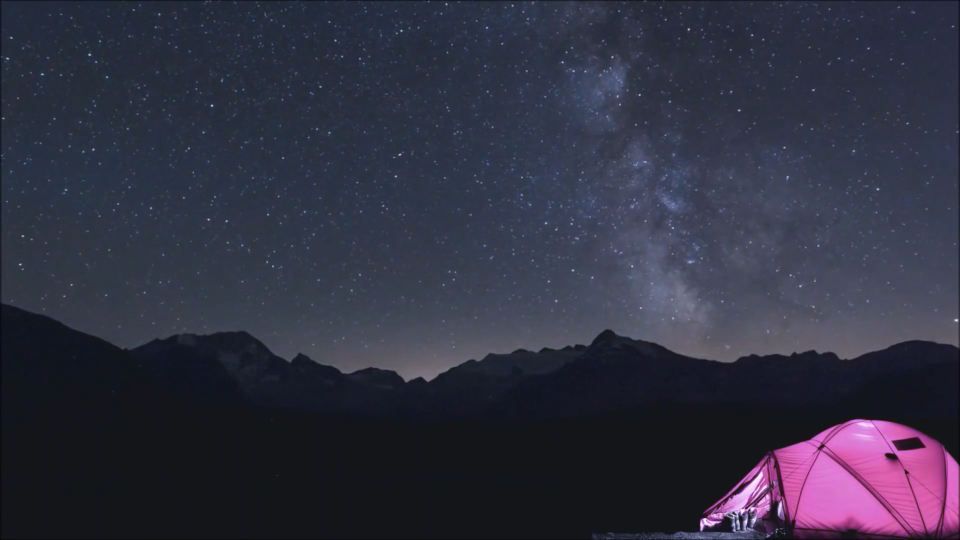
#> input picture Night_camp_images_1/1.png, 1920 x 1080 px, found by its file name (shown at 1/2 size); its folder holds only this picture in this run
$ jupyter execute --allow-errors Termproject.ipynb   (shell and % lines are left out)
#> lines starting #> are read from the running program, lines starting #| are printed output that depends on the picture; after the words box and inside, x2 and y2 are one past the last pixel; in counts of white or black regions, pixels touching at a corner belong together
# NIGHTSKY IMAGE ENHACEMENT

## Installations and importations

[cell 1]
import cv2
import numpy as np
import os
import matplotlib.pyplot as plt
import random
#%matplotlib ipympl
from ipynb.fs.full.triangle_matching import triangle_matching_fn

plot_no = 1

### Load images

[cell 2]
Image_Src_dir = 'Night_camp_images_1'
Image_files = os.listdir(Image_Src_dir)

#Image_files = [Image_files[0], Image_files[2], Image_files[3]]

IMAGES = []
for file in Image_files:
    IMAGES.append(cv2.imread(Image_Src_dir+"\\"+file))
    IMAGES[-1] = cv2.cvtColor(IMAGES[-1], cv2.COLOR_BGR2GRAY)
    IMAGES[-1] = np.array(IMAGES[-1], dtype=np.float_)/255

# Plot(1st image)
plt.figure(plot_no)
plot_no += 1
for image_no in range(len(IMAGES)):
    plt.subplot(3,2,image_no+1)
    plt.imshow(IMAGES[image_no])
    plt.xticks([])
    plt.yticks([])
#> this loop made 1 pass
plt.show()
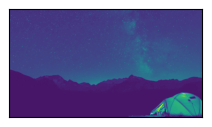
#> figure drawn by matplotlib, 1 panel

### Crop images if neccessary

[cell 3]
Crop_border_row = 350
Crop_border_col = 400
for image_no in range(len(IMAGES)):
    IMAGES[image_no] = IMAGES[image_no][Crop_border_row:IMAGES[image_no].shape[0]-Crop_border_row, Crop_border_col:IMAGES[image_no].shape[1]-Crop_border_col]
#> after the loop, IMAGES = 1 item


plt.figure(plot_no)
plot_no += 1
for image_no in range(len(IMAGES)):
    plt.subplot(3,2,image_no+1)
    plt.imshow(IMAGES[image_no])
    plt.xticks([])
    plt.yticks([])
plt.show()
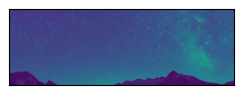
#> figure drawn by matplotlib, 1 panel

### Threshold

[cell 4]
Threshold = 0.6
for image_no in range(len(IMAGES)):
    IMAGES[image_no][IMAGES[image_no] < Threshold] = 0

plt.figure(plot_no)
plot_no += 1
for image_no in range(len(IMAGES)):
    plt.subplot(3,2,image_no+1)
    plt.imshow(IMAGES[image_no])
    plt.xticks([])
    plt.yticks([])
plt.show()
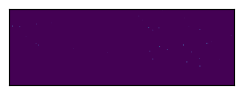
#> figure drawn by matplotlib, 1 panel

### Identify star locations

[cell 5]
STARS = [] #Store size and location of all stars

for image_no in range(len(IMAGES)):
    print("Locating stars in Image-",image_no+1)
    image_copy = np.copy(IMAGES[image_no])

    Star_indices = np.argwhere(image_copy)
    stars = []
    while(Star_indices.shape[0] != 0):
        Rand_pos = Star_indices[random.randrange(Star_indices.shape[0])]

        Up_shift = 0
        Right_shift = 0
        Down_shift = 0
        Left_shift = 0
        #Rand_pos = np.array([615, 1689], dtype=np.int_)
        while True:
            if(Rand_pos[0]-Up_shift != 0):
                if(np.any(image_copy[Rand_pos[0]-Up_shift, Rand_pos[1]-Left_shift:Rand_pos[1]+Right_shift+1])):
                    Up_shift = Up_shift+1
                    continue
            if(Rand_pos[1]+Right_shift != image_copy.shape[1]-1):
                if(np.any(image_copy[Rand_pos[0]-Up_shift:Rand_pos[0]+Down_shift+1, Rand_pos[1]+Right_shift])):
                    Right_shift = Right_shift+1
                    continue
            if(Rand_pos[0]+Down_shift != image_copy.shape[0]-1):
                if(np.any(image_copy[Rand_pos[0]+Down_shift, Rand_pos[1]-Left_shift:Rand_pos[1]+Right_shift+1])):
                    Down_shift = Down_shift+1
                    continue
            if(Rand_pos[1]-Left_shift != 0):
                if(np.any(image_copy[Rand_pos[0]-Up_shift:Rand_pos[0]+Down_shift+1, Rand_pos[1]-Left_shift])):
                    Left_shift = Left_shift+1
                    continue
            break

        #Find star size
        star_size = np.sum(image_copy[Rand_pos[0]-Up_shift:Rand_pos[0]+Down_shift+1, Rand_pos[1]-Left_shift:Rand_pos[1]+Right_shift+1])

        #Find star row
        star_row = np.dot(np.array(range(Rand_pos[0]-Up_shift, Rand_pos[0]+Down_shift+1)), np.sum(image_copy[Rand_pos[0]-Up_shift:Rand_pos[0]+Down_shift+1, Rand_pos[1]-Left_shift:Rand_pos[1]+Right_shift+1], axis=1))/star_size

        #Find star column
        star_col = np.dot(np.array(range(Rand_pos[1]-Left_shift, Rand_pos[1]+Right_shift+1)), np.sum(image_copy[Rand_pos[0]-Up_shift:Rand_pos[0]+Down_shift+1, Rand_pos[1]-Left_shift:Rand_pos[1]+Right_shift+1], axis=0))/star_size

        #Add star to list
        stars.append(np.array([star_size, star_row, star_col]))

        #Remove found star
        image_copy[Rand_pos[0]-Up_shift:Rand_pos[0]+Down_shift+1, Rand_pos[1]-Left_shift:Rand_pos[1]+Right_shift+1] = 0

        #New star indices
        Star_indices = np.argwhere(image_copy)

    #The array of all stars
    STARS.append(np.array(stars))
#> this loop made 1 pass
#| Locating stars in Image- 1
#> pass 1, `image_copy = np.copy(IMAGES[image_no])`:
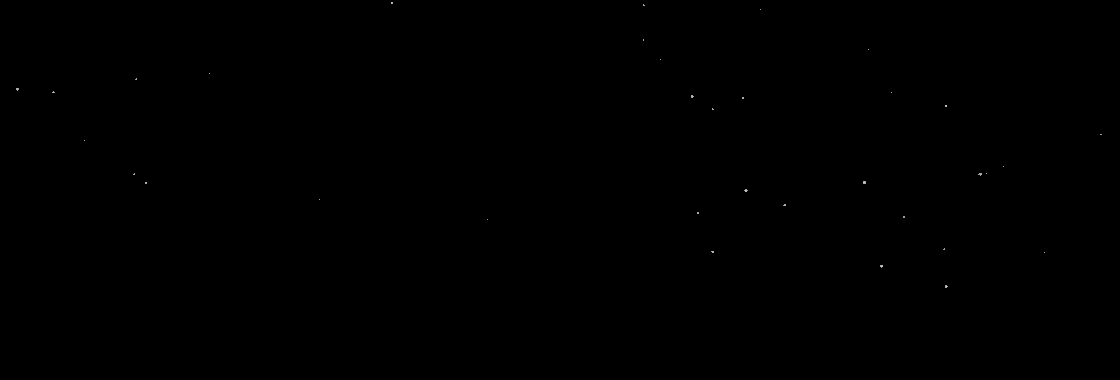
#> image_copy: shape (380, 1120) float64; min 0, max 0.804, mean 0.000187
#> after the loop: image_copy: shape (380, 1120) float64; 0.03% of pixels changed, all inside (x1, y1, x2, y2) = (16, 2, 1102, 288)
#> after the loop, STARS = 1 item

### Plot located stars

[cell 6]
Plot_length = 30


plt.figure(plot_no)
plot_no += 1
for image_no in range(len(IMAGES)):
    image_copy = IMAGES[image_no].copy()
    for star in STARS[image_no]:
        image_copy[max([round(star[1])-Plot_length, 0]) : min([round(star[1])+Plot_length+1, image_copy.shape[0]]),  round(star[2])-1:round(star[2])+2] = 1
        image_copy[round(star[1])-1:round(star[1])+2, max([round(star[2])-Plot_length, 0]) : min([round(star[2])+Plot_length+1, image_copy.shape[1]])] = 1
    plt.subplot(3,2,image_no+1)
    plt.imshow(image_copy)
    plt.xticks([])
    plt.yticks([])
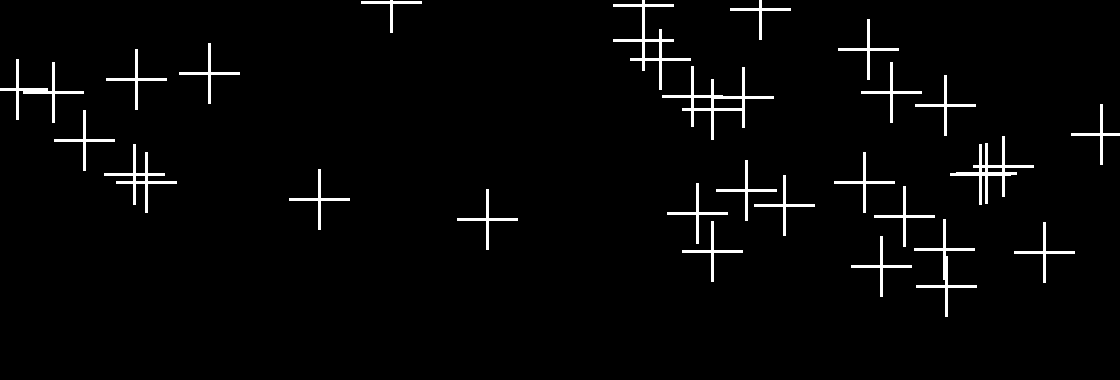
#> image_copy: shape (380, 1120) float64; values 0 (black) and 1 (white), 2.7% white; 25 white regions, largest, box (x1, y1, x2, y2) and area: (662, 66, 774, 140) 1029, (950, 136, 1034, 205) 925, (613, 0, 691, 90) 900
plt.show()

### Sorting the stars based on size

[cell 7]
for image_no in range(len(STARS)):
    STARS[image_no] = STARS[image_no][np.argsort(STARS[image_no][:,0])[::-1],:]

### Forming the triangles

[cell 8]
Num_stars = 20

def Compute_dist(point1, point2):
    return np.sqrt( (point1[0]-point2[0])**2 + (point1[1]-point2[1])**2 )

TRIANGLES = []
TRIANGLE_VERTICES = []
for image_no in range(len(IMAGES)):
    stars_copy = STARS[image_no][:min([Num_stars, STARS[image_no].shape[0]]),:]
    triangles = []
    triangle_vertices = []

    Triangle_vertex_indices = np.array([0,1,2], dtype=np.int_)
    while(Triangle_vertex_indices[0]<stars_copy.shape[0]):
        Triangle_vertex_indices[1] = Triangle_vertex_indices[0]+1
        while(Triangle_vertex_indices[1]<stars_copy.shape[0]):
            Triangle_vertex_indices[2] = Triangle_vertex_indices[1]+1
            while(Triangle_vertex_indices[2]<stars_copy.shape[0]):


                # List of stars
                star_array = np.array([stars_copy[Triangle_vertex_indices[0],1:], stars_copy[Triangle_vertex_indices[1],1:], stars_copy[Triangle_vertex_indices[2],1:]])

                # Compute array of sides
                Side1 = Compute_dist(star_array[0], star_array[1])
                Side2 = Compute_dist(star_array[1], star_array[2])
                Side3 = Compute_dist(star_array[2], star_array[0])
                Side_array = np.array([Side1, Side2, Side3])


                # Sort stars based on side order
                """
                SIDE order to STAR order
                0 1 2 --- 0 1 2
                1 0 2 --- 2 1 0
                1 2 0 --- 1 2 0
                2 1 0 --- 0 2 1
                2 0 1 --- 2 0 1
                0 2 1 --- 1 0 2
                """
                Star_sort_indices = np.argsort(Side_array)
                if( ((Star_sort_indices[1] - Star_sort_indices[0]) == -1) or ((Star_sort_indices[2] - Star_sort_indices[1]) == -1) ):
                    Star_sort_indices = np.mod(Star_sort_indices+1,3)

                # Append
                triangle_vertices.append(star_array[Star_sort_indices])
                triangles.append(np.sort(Side_array))


                Triangle_vertex_indices[2] += 1
            Triangle_vertex_indices[1] += 1
        Triangle_vertex_indices[0] += 1
    TRIANGLES.append(np.array(triangles))
    TRIANGLE_VERTICES.append(triangle_vertices)
#> this loop made 1 pass
#> after the loop, TRIANGLES = 1 item; TRIANGLE_VERTICES = 1 item

### Triangle matching

#> (a cell that did not finish here is left out)

### Computing affine transforms corresponding to all matched triangles and then taking mode

[cell 10]
Mode_bins = 800000

def compute_AFFINE(Points1, Points2):
    Mat = np.linalg.inv(np.concatenate((Points1, np.array([[1],[1],[1]])), axis=1))
    return np.reshape(Mat @ Points2, (6))

TRANSFORMS = []
#> (the rest of this cell did not finish here and is left out)

### Display output

[cell 11]
Crop_border_row_1 = 0
Crop_border_row_2 = 440
Crop_border_col = 200


# Directly adding images
DIRECT_ADDITION = np.zeros(cv2.imread(Image_Src_dir+"\\"+Image_files[0]).shape, dtype=np.float_)
#> DIRECT_ADDITION: shape (1080, 1920, 3) float64; every value is 0
IMAGES = []
for file in Image_files:
    IMAGES.append(cv2.imread(Image_Src_dir+"\\"+file))
    DIRECT_ADDITION = DIRECT_ADDITION + IMAGES[-1]
DIRECT_ADDITION = DIRECT_ADDITION/np.max(DIRECT_ADDITION)
DIRECT_ADDITION = DIRECT_ADDITION[Crop_border_row_1:IMAGES[image_no].shape[0]-Crop_border_row_2, Crop_border_col:IMAGES[image_no].shape[1]-Crop_border_col]
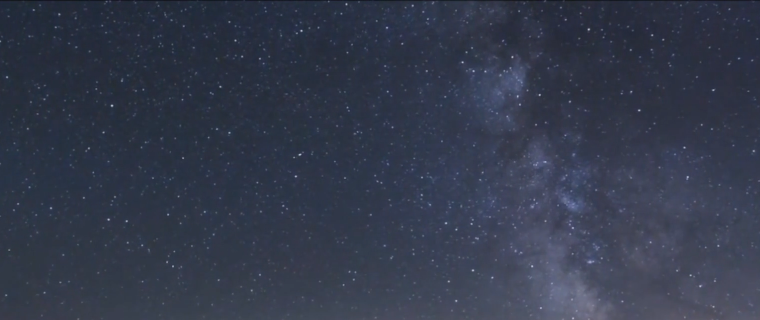
#> DIRECT_ADDITION: shape (640, 1520, 3) float64 (shown at 1/2 size); mean B, G, R 0.296, 0.227, 0.202
plt.figure(plot_no)
plot_no += 1
plt.subplot(2,1,1)
plt.title("Direct addition of images")
plt.imshow(DIRECT_ADDITION)
plt.show()


# OUTPUT IMAGE
OUTPUT_IMAGE = np.zeros(cv2.imread(Image_Src_dir+"\\"+Image_files[0]).shape, dtype=np.float_)
#> (the rest of this cell did not finish here and is left out)
